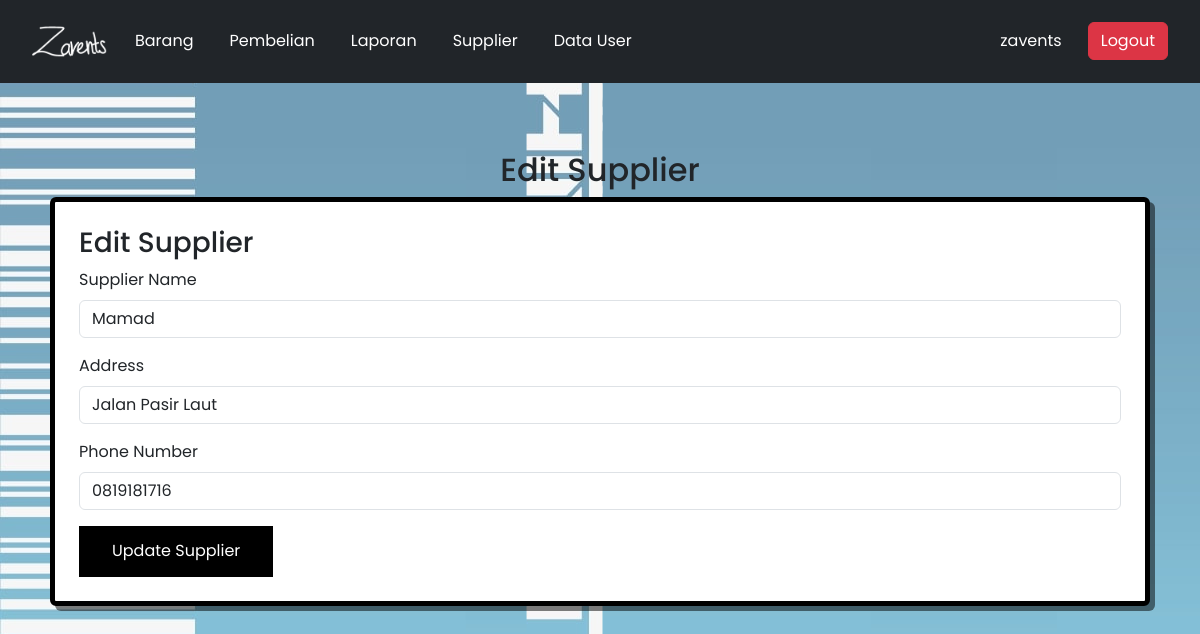
/edit_supplier.php?id=7 (signed in), run on the app's committed database.
### tables this page shows
CREATE TABLE `supplier` (
  `id_supplier` int(12) NOT NULL,
  `nama_supplier` varchar(255) NOT NULL,
  `alamat` varchar(255) NOT NULL,
  `nomor_telepon` varchar(255) NOT NULL
);

### edit_supplier.php (the view, shortened to what this page needs)
<?php
$host = "localhost";
$user = "root";
$password = "";
$database = "inventaris";
$koneksi = new mysqli($host, $user, $password, $database);
$id_supplier = $_GET['id'];
$query = $koneksi->prepare("SELECT * FROM supplier WHERE id_supplier = ?");
$query->bind_param("i", $id_supplier);
$query->execute();
$result = $query->get_result();
$supplier = $result->fetch_assoc();
?>
<!DOCTYPE html>
<html lang="en">
<head>
    <link href="https://cdn.jsdelivr.net/npm/bootstrap@5.3.0/dist/css/bootstrap.min.css" rel="stylesheet">
</head>
<body style="background-image: url(./img/bg.png);">
<?php include 'navbar.php'; ?>
<div class="container mt-5">
    <h2 class="text-center">Edit Supplier</h2>
    <div class="card p-4 mb-4"
     onmouseover="this.style.borderColor='rgb(0, 162, 255)'"
        onmouseout="this.style.borderColor='rgb(0, 0, 0)'" >
        <h3>Edit Supplier</h3>
        <form method="post" action="">
            <div class="mb-3">
                <label class="form-label">Supplier Name</label>
                <input type="text" name="nama_supplier" class="form-control" value="<?php echo $supplier['nama_supplier']; ?>" required>
            </div>
            <div class="mb-3">
                <label class="form-label">Address</label>
                <input type="text" name="alamat" class="form-control" value="<?php echo $supplier['alamat']; ?>" required>
            </div>
            <div class="mb-3">
                <label class="form-label">Phone Number</label>
                <input type="text" name="nomor_telepon" class="form-control" value="<?php echo $supplier['nomor_telepon']; ?>" required>
            </div>
            <button type="submit" name="edit_supplier" class="button">Update Supplier</button>
        </form>
    </div>
</div>
</body>
</html>

### navbar.php (style rules this page uses)
body { font-family: 'Poppins', sans-serif; }
.container { padding: 20px; }
.card { border: 5px solid rgb(0, 0, 0); padding: 30px; box-shadow: 5px 5px 0px rgba(0, 0, 0, 0.5); transition: border-color 0.3s; }
.button { --bg: #000; --hover-bg: rgba(0, 101, 253, 0.66); --hover-text: #000; color: #fff; cursor: pointer; border: 1px solid var(--bg); padding: 0.8em 2em; background: var(--bg); transition: 0.2s; }

### data on the page
supplier: nama_supplier "Mamad", alamat "Jalan Pasir Laut", nomor_telepon "0819181716"

### other printed values
$_SESSION['username'] "zavents"
